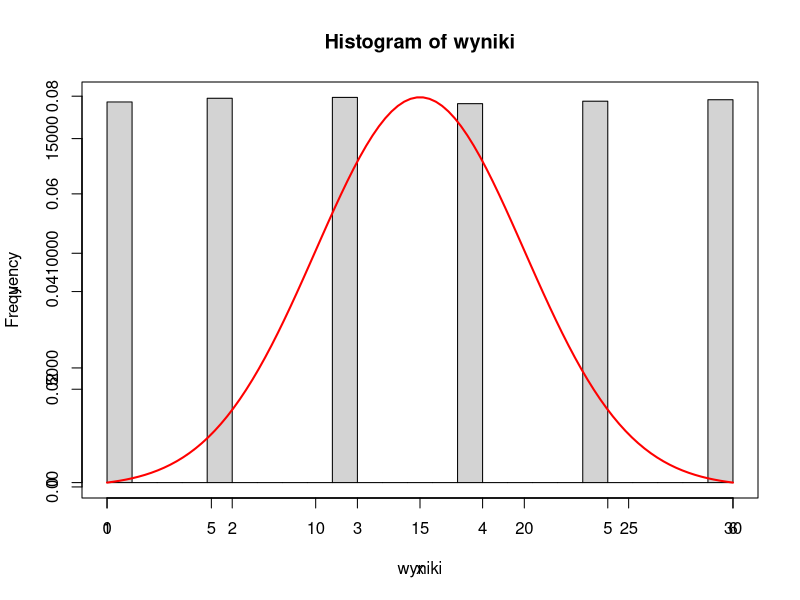

Generate this figure with R:

N <- 100000
kostka <- c(1,2,3,4,5,6)
nr_partii <- 0
wyniki <- rep(0, N)

7
for (i in 0:N) {
  wyniki[i] <- sample(kostka, 1)
}

hist(wyniki)
x <- seq(0, 30, length.out = 100)
y <- dnorm(x, mean = 15, sd = 5)
par(new=T)
plot(x, y, type = "l", lwd = 2, col = "red")